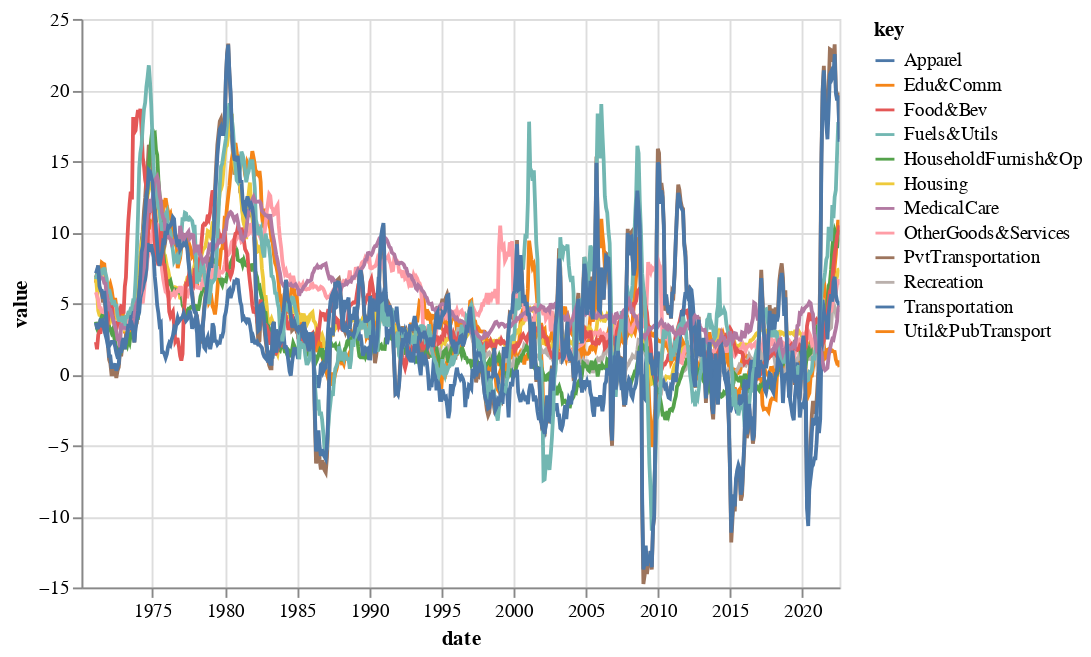

The notebook cell this image was saved under:
### Code cell
yoy_categories = (sa_datasets['cpi_categories'].pct_change(12) * 100)

chart1 = alt.Chart(yoy_categories.reset_index()
        ).transform_fold(yoy_categories.columns.values
        ).mark_line(
        ).encode(
            x='date:T',
            y='value:Q',
            color='key:N',
            tooltip=['key:N', 'value:Q', 'date:T']
        ).interactive()

chart1

### Figure 1 — Vega-Lite specification as saved in the notebook (floating-point values rounded to 4 significant figures; data arrays with more than 128 entries replaced by an {"elided": "..."} marker saying what was removed)
{"config": {"view": {"continuousWidth": 400, "continuousHeight": 300}}, "data": {"name": "data-4a97abbfa4a0011f5e052831f116dba4"}, "mark": "line", "encoding": {"color": {"field": "key", "type": "nominal"}, "tooltip": [{"field": "key", "type": "nominal"}, {"field": "value", "type": "quantitative"}, {"field": "date", "type": "temporal"}], "x": {"field": "date", "type": "temporal"}, "y": {"field": "value", "type": "quantitative"}}, "selection": {"selector001": {"type": "interval", "bind": "scales", "encodings": ["x", "y"]}}, "transform": [{"fold": ["PvtTransportation", "Util&PubTransport", "Housing", "Edu&Comm", "Recreation", "HouseholdFurnish&Op", "OtherGoods&Services", "Food&Bev", "Apparel", "Fuels&Utils", "MedicalCare", "Transportation"]}], "$schema": "https://vega.github.io/schema/vega-lite/v4.17.0.json", "datasets": {"data-4a97abbfa4a0011f5e052831f116dba4": {"elided": "631 records"}}}
